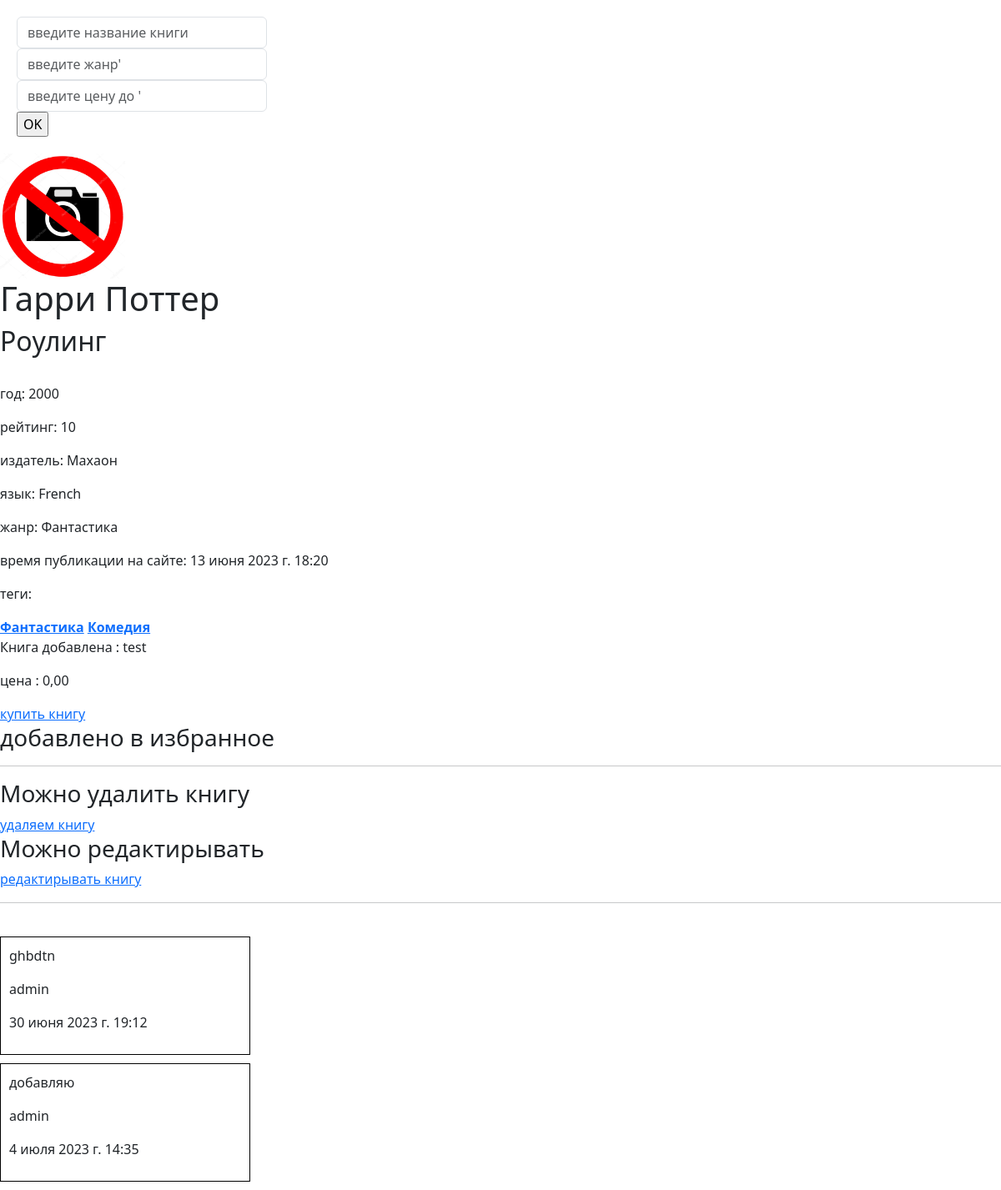
Screenshot of /detail_book/1/ with the database file from the repository.
### books/models.py (models this page shows, shortened)
class Book(models.Model):
    title = models.CharField(max_length=50)
    autor = models.CharField(max_length=50)
    year = models.IntegerField()
    raiting = models.IntegerField(default=0, null=True, blank=True)
    publisher = models.OneToOneField(
        "Publisher", on_delete=models.DO_NOTHING, default=None, null=True, blank=True
    )
    genre = models.ForeignKey(
        "Genre",
        on_delete=models.DO_NOTHING,
        null=True,
        blank=True,
        related_name="books",
    )
    tags = models.ManyToManyField("Tag", related_name="books", blank=True)
    created_at = models.DateTimeField(auto_now_add=True)
    image = models.ImageField(default="123.jpg")
    user = models.ForeignKey(
        User, on_delete=models.DO_NOTHING, null=True, blank=True, related_name="books"
    )
    price = models.DecimalField(max_digits=6, decimal_places=2)
    count = models.IntegerField(default=10)
    class Meta:
        verbose_name = "Книга"
        verbose_name_plural = "Книги"

class Publisher(models.Model):
    LANGUAGES = (("ru", "Russian"), ("en", "English"), ("fr", "French"))
    title = models.CharField(max_length=50)
    language = models.CharField(max_length=2, choices=LANGUAGES)

class Genre(models.Model):
    title = models.CharField(max_length=50)

class Tag(models.Model):
    title = models.CharField(max_length=50)

class Comment(models.Model):
    content = models.CharField(max_length=50)
    raiting = models.IntegerField()
    user = models.ForeignKey(User, on_delete=models.CASCADE, related_name="comments")
    book = models.ForeignKey(Book, on_delete=models.CASCADE, related_name="comments")
    date_created = models.DateTimeField(auto_now_add=True)
    class Meta:
        verbose_name = "Коментарий"
        verbose_name_plural = "Коментарии"

### books/views.py (the view)
# urls.py: path("detail_book/<int:pk>/", BookDetailView.as_view(), name='get_book'),
class BookDetailView(DetailView):
    model = Book
    def get_context_data(self, **kwargs):
        context = super().get_context_data(**kwargs)
        book = self.get_object()
        show_favorite_button = True
        if self.request.user.is_authenticated:
            if Favorite.objects.filter(book=book, user=self.request.user):
                show_favorite_button = False
        context['show_favorite_button'] = show_favorite_button
        return context

### templates/books/book_detail.html (shortened to what this page needs)
{% extends 'base.html'%}
{% block content %}
{% if book.image %}
<img style="width:150px; height:150px" src="{{book.image.url}}">
{% endif %}
<h1>{{book.title}}</h1>
<h2>{{book.autor}}</h2>
<br>
<p>год: {{book.year}} </p>
<p>рейтинг: {{book.raiting}} </p>
<p>издатель: {{book.publisher.title}} </p>
<p>язык: {{book.publisher.get_language_display}} </p>
{% if book.genre %}
<p>жанр: {{book.genre.title}} </p>
{% else %}
<p>Жанр: не указан</p>
{% endif %}
<p>время публикации на сайте: {{book.created_at}} </p>
<p>теги: </p>
{%for tag in book.tags.all %}
<b><a href="{% url 'get_tag_books' tag.title  %}">{{tag.title}}</a></b>
{% endfor %}
<p>Книга добавлена :  {{book.user.username}}</p>
<p>цена :  {{book.price}}</p>
{% if book.count > 0 %}
<a href="{% url 'buy_book' book.id%}"> купить книгу</a>
    {% else %}
    <h3>Книг на складе нет</h3>
{% endif %}
    <br>
{% if request.user.is_authenticated and show_favorite_button %}
<a href="{% url 'favorite_book' book.id %}"> Добавить в избранное </a>
    {%  elif  request.user.is_authenticatedc%}
    {% else %}
    <h3>добавлено в избранное</h3>
{% endif %}
<hr>
{% if request.user.username == request.user.username %}
    <h3>Можно удалить книгу</h3>
<a href="{% url 'delete_book' book.id%}"> удаляем книгу</a>
    <h3>Можно редактирывать</h3>
<a href="{% url 'update_book_by_id' book.id%}"> редактирывать книгу</a>
{% endif %}
<hr>
<br>
{%for comment in book.comments.all %}
    <div style="border: 1px solid black;width: 300px; margin-bottom: 10px; padding: 10px;">
    <p>{{ comment.content }}</p>
    <p>{{ comment.user }}</p>
        <p>{{ comment.date_created }}</p>
</div>
{% endfor %}
{% endblock %}

### rows the page displays
Book: image (picture), title "Гарри Поттер", autor "Роулинг", year "2000", raiting "10", publisher "Махаон", publisher.language "French", genre "Фантастика", created_at "13 июня 2023 г. 18:20", user.username "test", price "0,00"
Tag: title "Фантастика"
Tag: title "Комедия"
Comment: content "ghbdtn", user "admin", date_created "30 июня 2023 г. 19:12"
Comment: content "добавляю", user "admin", date_created "4 июля 2023 г. 14:35"
